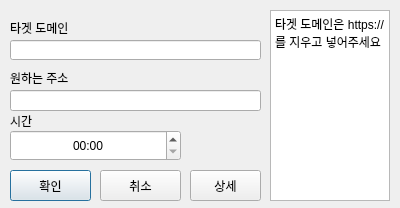
<?xml version="1.0" encoding="UTF-8"?>
<ui version="4.0">
 <class>KHS</class>
 <widget class="QDialog" name="KHS">
  <property name="geometry">
   <rect>
    <x>0</x>
    <y>0</y>
    <width>400</width>
    <height>208</height>
   </rect>
  </property>
  <property name="windowTitle">
   <string>KHS</string>
  </property>
  <widget class="QTimeEdit" name="target_time">
   <property name="geometry">
    <rect>
     <x>10</x>
     <y>130</y>
     <width>171</width>
     <height>31</height>
    </rect>
   </property>
   <property name="alignment">
    <set>Qt::AlignCenter</set>
   </property>
   <property name="displayFormat">
    <string>hh:mm</string>
   </property>
   <property name="time">
    <time>
     <hour>0</hour>
     <minute>0</minute>
     <second>0</second>
    </time>
   </property>
  </widget>
  <widget class="QLineEdit" name="target_domain">
   <property name="geometry">
    <rect>
     <x>10</x>
     <y>40</y>
     <width>251</width>
     <height>20</height>
    </rect>
   </property>
  </widget>
  <widget class="QLabel" name="label">
   <property name="geometry">
    <rect>
     <x>10</x>
     <y>20</y>
     <width>91</width>
     <height>16</height>
    </rect>
   </property>
   <property name="text">
    <string>타겟 도메인</string>
   </property>
  </widget>
  <widget class="QPushButton" name="start">
   <property name="geometry">
    <rect>
     <x>10</x>
     <y>170</y>
     <width>81</width>
     <height>31</height>
    </rect>
   </property>
   <property name="text">
    <string>확인</string>
   </property>
  </widget>
  <widget class="QLabel" name="label_2">
   <property name="geometry">
    <rect>
     <x>10</x>
     <y>110</y>
     <width>31</width>
     <height>21</height>
    </rect>
   </property>
   <property name="text">
    <string>시간</string>
   </property>
  </widget>
  <widget class="QPushButton" name="cancle">
   <property name="geometry">
    <rect>
     <x>100</x>
     <y>170</y>
     <width>81</width>
     <height>31</height>
    </rect>
   </property>
   <property name="text">
    <string>취소</string>
   </property>
  </widget>
  <widget class="QLabel" name="label_3">
   <property name="geometry">
    <rect>
     <x>10</x>
     <y>70</y>
     <width>121</width>
     <height>16</height>
    </rect>
   </property>
   <property name="text">
    <string>원하는 주소</string>
   </property>
  </widget>
  <widget class="QLineEdit" name="open_url">
   <property name="geometry">
    <rect>
     <x>10</x>
     <y>90</y>
     <width>251</width>
     <height>21</height>
    </rect>
   </property>
   <property name="text">
    <string/>
   </property>
  </widget>
  <widget class="QPushButton" name="detail">
   <property name="geometry">
    <rect>
     <x>190</x>
     <y>170</y>
     <width>71</width>
     <height>31</height>
    </rect>
   </property>
   <property name="text">
    <string>상세</string>
   </property>
  </widget>
  <widget class="QTextBrowser" name="stat">
   <property name="geometry">
    <rect>
     <x>270</x>
     <y>10</y>
     <width>120</width>
     <height>191</height>
    </rect>
   </property>
   <property name="html">
    <string>&lt;!DOCTYPE HTML PUBLIC &quot;-//W3C//DTD HTML 4.0//EN&quot; &quot;http://www.w3.org/TR/REC-html40/strict.dtd&quot;&gt;
&lt;html&gt;&lt;head&gt;&lt;meta name=&quot;qrichtext&quot; content=&quot;1&quot; /&gt;&lt;style type=&quot;text/css&quot;&gt;
p, li { white-space: pre-wrap; }
&lt;/style&gt;&lt;/head&gt;&lt;body style=&quot; font-family:'Gulim'; font-size:9pt; font-weight:400; font-style:normal;&quot;&gt;
&lt;p style=&quot; margin-top:0px; margin-bottom:0px; margin-left:0px; margin-right:0px; -qt-block-indent:0; text-indent:0px;&quot;&gt;타겟 도메인은 https://를 지우고 넣어주세요&lt;/p&gt;&lt;/body&gt;&lt;/html&gt;</string>
   </property>
  </widget>
 </widget>
 <resources/>
 <connections/>
</ui>
